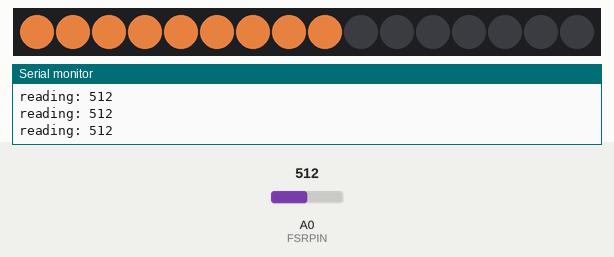
A sketch run on a simulated Arduino Uno, built with avr-gcc and run on an emulated ATmega328P. Shown: 16 RGB LEDs in strip order, left to right, the last lines printed to the serial monitor. The test bench sets the inputs (shaded band); at power-on: A0 (FSRPIN) = 512. Dim RGB values are drawn brighter than linear.

Above: at 1.2 s.
1.3 s: A0 (FSRPIN) set to 900
At 1.6 s:
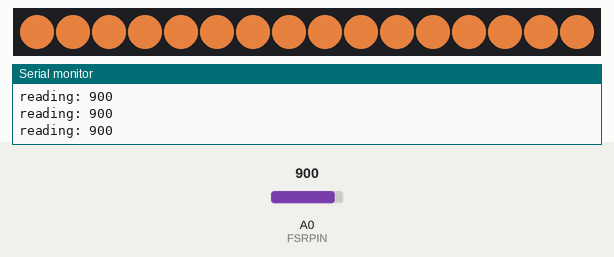
4.3 s: A0 (FSRPIN) set to 744
At 5.0 s:
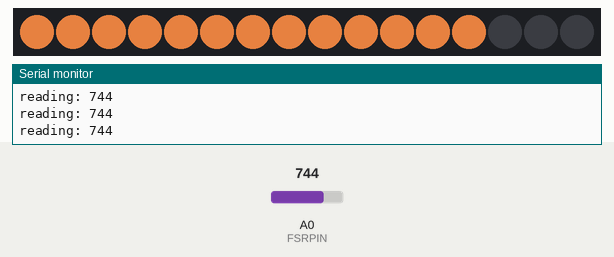
5.8 s: A0 (FSRPIN) set to 717
Timing chart, 0 to 8.8 s (numbered marks = the images above; inputs shaded):
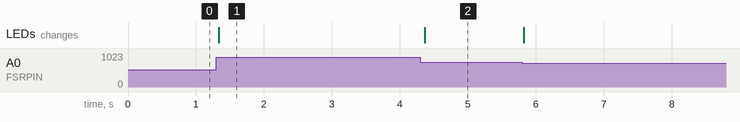

Measured:
- after the input at 1.3 s, the LEDs: change at once (image 1)
- after the input at 4.3 s, the LEDs: change after 0.07 s (image 2)

The sketch:

fsr-neopixel-ring.ino
```cpp
// Example code to control a Neopixel ring with 16 LEDs
// using a force sensing resistor (FSR)

#include <Adafruit_NeoPixel.h>

#define FSRPIN 0
#define PIN 6
#define NUMPIXELS 16

Adafruit_NeoPixel pixels(NUMPIXELS, PIN, NEO_GRB + NEO_KHZ800);

void setup() {
  Serial.begin(9600);
  pixels.begin();
}

void loop() {
  pixels.clear(); // Set all pixel colors to 'off'
  // Read the FSR pin and store the output as fsrreading:
  int fsrReading = analogRead(FSRPIN);
  // Print the fsrreading in the serial monitor:
  Serial.print("reading: ");
  Serial.println(fsrReading);
  // The maximum value is 914, so I set the max to 900
  int fsrVal = constrain(fsrReading, 0, 900);
  // Find the number of LEDs to turn on
  int leds = round(map(fsrVal, 0, 900, 0, NUMPIXELS));
  for(int i = 0; i < leds; i++) {
    pixels.setPixelColor(i, pixels.Color(180, 100, 50));
    pixels.show();   // Send the updated pixel colors
  }
  delay(50);
}
```
